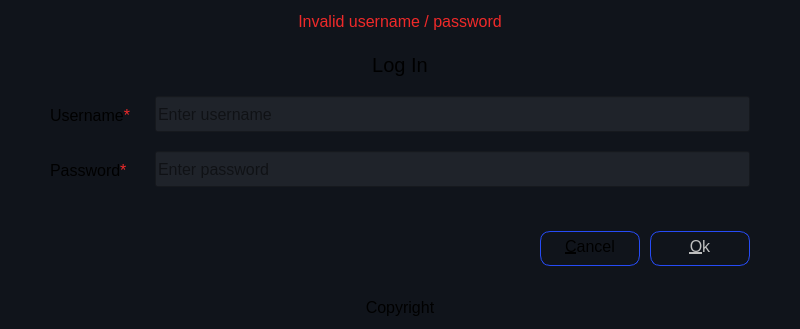
<?xml version="1.0" encoding="UTF-8"?>
<ui version="4.0">
 <class>LoginWindow</class>
 <widget class="QDialog" name="LoginWindow">
  <property name="windowModality">
   <enum>Qt::ApplicationModal</enum>
  </property>
  <property name="geometry">
   <rect>
    <x>0</x>
    <y>0</y>
    <width>800</width>
    <height>329</height>
   </rect>
  </property>
  <property name="sizePolicy">
   <sizepolicy hsizetype="Fixed" vsizetype="Fixed">
    <horstretch>0</horstretch>
    <verstretch>0</verstretch>
   </sizepolicy>
  </property>
  <property name="minimumSize">
   <size>
    <width>0</width>
    <height>0</height>
   </size>
  </property>
  <property name="maximumSize">
   <size>
    <width>800</width>
    <height>500</height>
   </size>
  </property>
  <property name="font">
   <font>
    <pointsize>-1</pointsize>
   </font>
  </property>
  <property name="windowTitle">
   <string>Expense Tracker</string>
  </property>
  <property name="windowIcon">
   <iconset>
    <normaloff>:/icons/expense_tracker_sm.png</normaloff>:/icons/expense_tracker_sm.png</iconset>
  </property>
  <property name="styleSheet">
   <string notr="true">*{
     background-color :#10141b;
	color:rgba(255, 255, 255, .5);
	font-size: 16px;

}
QLabel{
		color:rgba(255, 255, 255, .5);
     
}

#labelMessage{
	color: rgb(239, 41, 41);
}


#labelHeading{
	color: rgba(.06, 140, 140, 1);
	font-size: 20px;
}


#labelCopyright{
	color:rgba(255, 255, 255, .75);
}

QLineEdit{
            background-color :#1f232a;
            color:rgba(0, 255, 255, .60);
            height: 30px;
        }

QPushButton{
    background-color:#10141b;
 	color:rgba(0, 255, 0, .50);
    width: 75px;
	height: 18px;
	text-align: center;
	padding: 5px, 10px;
	border: 1px solid #264BF6;
	border-radius: 10px;

}

QPushButton::hover{
	background-color: rgba(0, 0, 255, .30);
     color: rgba(255, 255, 255, .50);
}

QPushButton::disabled{
	background-color: rgba(0, 0, 0, .50);
     color: rgba(255, 255, 255, .50);
}
 
 
        

</string>
  </property>
  <layout class="QVBoxLayout" name="verticalLayout" stretch="0,0,0,0,0">
   <property name="spacing">
    <number>0</number>
   </property>
   <property name="leftMargin">
    <number>0</number>
   </property>
   <property name="topMargin">
    <number>0</number>
   </property>
   <property name="rightMargin">
    <number>0</number>
   </property>
   <property name="bottomMargin">
    <number>0</number>
   </property>
   <item>
    <widget class="QLabel" name="labelMessage">
     <property name="minimumSize">
      <size>
       <width>0</width>
       <height>40</height>
      </size>
     </property>
     <property name="font">
      <font>
       <pointsize>-1</pointsize>
       <bold>false</bold>
      </font>
     </property>
     <property name="styleSheet">
      <string notr="true"/>
     </property>
     <property name="text">
      <string>Invalid username / password</string>
     </property>
     <property name="alignment">
      <set>Qt::AlignCenter</set>
     </property>
     <property name="margin">
      <number>10</number>
     </property>
    </widget>
   </item>
   <item>
    <widget class="QLabel" name="labelHeading">
     <property name="minimumSize">
      <size>
       <width>0</width>
       <height>40</height>
      </size>
     </property>
     <property name="font">
      <font>
       <pointsize>-1</pointsize>
       <bold>false</bold>
       <underline>false</underline>
      </font>
     </property>
     <property name="styleSheet">
      <string notr="true"/>
     </property>
     <property name="text">
      <string>Log In</string>
     </property>
     <property name="alignment">
      <set>Qt::AlignCenter</set>
     </property>
     <property name="margin">
      <number>4</number>
     </property>
     <property name="openExternalLinks">
      <bool>false</bool>
     </property>
    </widget>
   </item>
   <item>
    <layout class="QFormLayout" name="formLayout">
     <property name="horizontalSpacing">
      <number>25</number>
     </property>
     <property name="verticalSpacing">
      <number>15</number>
     </property>
     <property name="leftMargin">
      <number>50</number>
     </property>
     <property name="topMargin">
      <number>10</number>
     </property>
     <property name="rightMargin">
      <number>50</number>
     </property>
     <property name="bottomMargin">
      <number>30</number>
     </property>
     <item row="0" column="0">
      <widget class="QLabel" name="labelUsername">
       <property name="minimumSize">
        <size>
         <width>0</width>
         <height>40</height>
        </size>
       </property>
       <property name="font">
        <font>
         <pointsize>-1</pointsize>
         <bold>false</bold>
        </font>
       </property>
       <property name="styleSheet">
        <string notr="true"/>
       </property>
       <property name="text">
        <string>&lt;html&gt;&lt;head/&gt;&lt;body&gt;&lt;p&gt;Username&lt;span style=&quot; color:#ef2929;&quot;&gt;*&lt;/span&gt;&lt;/p&gt;&lt;/body&gt;&lt;/html&gt;</string>
       </property>
      </widget>
     </item>
     <item row="0" column="1">
      <widget class="QLineEdit" name="editUsername">
       <property name="minimumSize">
        <size>
         <width>0</width>
         <height>20</height>
        </size>
       </property>
       <property name="font">
        <font>
         <pointsize>-1</pointsize>
        </font>
       </property>
       <property name="statusTip">
        <string>username should be 4 to 12 characters long</string>
       </property>
       <property name="styleSheet">
        <string notr="true"/>
       </property>
       <property name="text">
        <string/>
       </property>
       <property name="maxLength">
        <number>12</number>
       </property>
       <property name="placeholderText">
        <string>Enter username</string>
       </property>
      </widget>
     </item>
     <item row="1" column="0">
      <widget class="QLabel" name="labelPassword">
       <property name="minimumSize">
        <size>
         <width>0</width>
         <height>40</height>
        </size>
       </property>
       <property name="font">
        <font>
         <pointsize>-1</pointsize>
         <bold>false</bold>
         <underline>false</underline>
        </font>
       </property>
       <property name="styleSheet">
        <string notr="true"/>
       </property>
       <property name="text">
        <string>&lt;html&gt;&lt;head/&gt;&lt;body&gt;&lt;p&gt;Password&lt;span style=&quot; color:#ef2929;&quot;&gt;*&lt;/span&gt;&lt;/p&gt;&lt;/body&gt;&lt;/html&gt;</string>
       </property>
      </widget>
     </item>
     <item row="1" column="1">
      <widget class="QLineEdit" name="editPassword">
       <property name="minimumSize">
        <size>
         <width>0</width>
         <height>20</height>
        </size>
       </property>
       <property name="font">
        <font>
         <pointsize>-1</pointsize>
        </font>
       </property>
       <property name="statusTip">
        <string>username should be 4 to 12 characters long</string>
       </property>
       <property name="inputMask">
        <string/>
       </property>
       <property name="text">
        <string/>
       </property>
       <property name="maxLength">
        <number>12</number>
       </property>
       <property name="echoMode">
        <enum>QLineEdit::Password</enum>
       </property>
       <property name="placeholderText">
        <string>Enter password</string>
       </property>
      </widget>
     </item>
    </layout>
   </item>
   <item>
    <layout class="QHBoxLayout" name="horizontalLayout">
     <property name="spacing">
      <number>10</number>
     </property>
     <property name="leftMargin">
      <number>50</number>
     </property>
     <property name="topMargin">
      <number>10</number>
     </property>
     <property name="rightMargin">
      <number>50</number>
     </property>
     <property name="bottomMargin">
      <number>20</number>
     </property>
     <item>
      <spacer name="horizontalSpacer_2">
       <property name="orientation">
        <enum>Qt::Horizontal</enum>
       </property>
       <property name="sizeHint" stdset="0">
        <size>
         <width>40</width>
         <height>20</height>
        </size>
       </property>
      </spacer>
     </item>
     <item>
      <widget class="QPushButton" name="buttonCancel">
       <property name="enabled">
        <bool>true</bool>
       </property>
       <property name="sizePolicy">
        <sizepolicy hsizetype="Minimum" vsizetype="Fixed">
         <horstretch>0</horstretch>
         <verstretch>0</verstretch>
        </sizepolicy>
       </property>
       <property name="minimumSize">
        <size>
         <width>100</width>
         <height>30</height>
        </size>
       </property>
       <property name="maximumSize">
        <size>
         <width>16777215</width>
         <height>16777215</height>
        </size>
       </property>
       <property name="font">
        <font>
         <pointsize>-1</pointsize>
        </font>
       </property>
       <property name="styleSheet">
        <string notr="true"/>
       </property>
       <property name="text">
        <string>&amp;Cancel</string>
       </property>
       <property name="icon">
        <iconset resource="../src/resource.qrc">
         <normaloff>:/icons/icons/cancel.png</normaloff>:/icons/icons/cancel.png</iconset>
       </property>
      </widget>
     </item>
     <item>
      <widget class="QPushButton" name="buttonOk">
       <property name="enabled">
        <bool>false</bool>
       </property>
       <property name="minimumSize">
        <size>
         <width>100</width>
         <height>30</height>
        </size>
       </property>
       <property name="maximumSize">
        <size>
         <width>16777215</width>
         <height>16777215</height>
        </size>
       </property>
       <property name="font">
        <font>
         <pointsize>-1</pointsize>
        </font>
       </property>
       <property name="styleSheet">
        <string notr="true"/>
       </property>
       <property name="text">
        <string>&amp;Ok</string>
       </property>
       <property name="icon">
        <iconset resource="../src/resource.qrc">
         <normaloff>:/icons/icons/ok.png</normaloff>:/icons/icons/ok.png</iconset>
       </property>
       <property name="default">
        <bool>true</bool>
       </property>
      </widget>
     </item>
    </layout>
   </item>
   <item>
    <widget class="QLabel" name="labelCopyright">
     <property name="minimumSize">
      <size>
       <width>0</width>
       <height>40</height>
      </size>
     </property>
     <property name="font">
      <font>
       <pointsize>-1</pointsize>
      </font>
     </property>
     <property name="styleSheet">
      <string notr="true"/>
     </property>
     <property name="text">
      <string>Copyright</string>
     </property>
     <property name="alignment">
      <set>Qt::AlignCenter</set>
     </property>
    </widget>
   </item>
  </layout>
 </widget>
 <resources>
  <include location="../src/resource.qrc"/>
 </resources>
 <connections>
  <connection>
   <sender>editUsername</sender>
   <signal>textChanged(QString)</signal>
   <receiver>LoginWindow</receiver>
   <slot>onTextChange()</slot>
   <hints>
    <hint type="sourcelabel">
     <x>249</x>
     <y>147</y>
    </hint>
    <hint type="destinationlabel">
     <x>199</x>
     <y>149</y>
    </hint>
   </hints>
  </connection>
  <connection>
   <sender>editPassword</sender>
   <signal>textChanged(QString)</signal>
   <receiver>LoginWindow</receiver>
   <slot>onTextChange()</slot>
   <hints>
    <hint type="sourcelabel">
     <x>349</x>
     <y>253</y>
    </hint>
    <hint type="destinationlabel">
     <x>299</x>
     <y>249</y>
    </hint>
   </hints>
  </connection>
  <connection>
   <sender>buttonCancel</sender>
   <signal>clicked()</signal>
   <receiver>LoginWindow</receiver>
   <slot>close()</slot>
   <hints>
    <hint type="sourcelabel">
     <x>249</x>
     <y>325</y>
    </hint>
    <hint type="destinationlabel">
     <x>299</x>
     <y>207</y>
    </hint>
   </hints>
  </connection>
  <connection>
   <sender>buttonOk</sender>
   <signal>clicked()</signal>
   <receiver>LoginWindow</receiver>
   <slot>onLogin()</slot>
   <hints>
    <hint type="sourcelabel">
     <x>349</x>
     <y>325</y>
    </hint>
    <hint type="destinationlabel">
     <x>299</x>
     <y>207</y>
    </hint>
   </hints>
  </connection>
 </connections>
 <slots>
  <slot>onTextChange()</slot>
  <slot>onLogin()</slot>
 </slots>
</ui>
